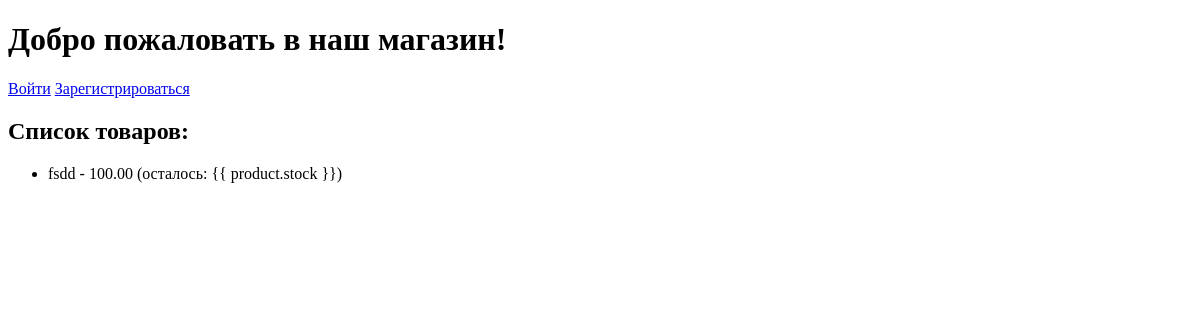
Before: / with the older database file.
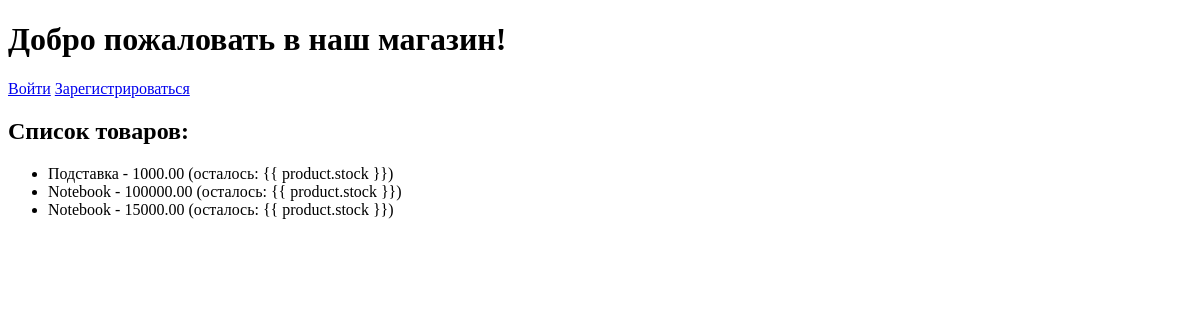
After: the same page with the newer database file.
### myapp/models.py (models this page shows, shortened)
class Product(models.Model):
    name = models.CharField(max_length=255)
    description = models.TextField()
    price = models.DecimalField(max_digits=10, decimal_places=2)
    image = models.ImageField(upload_to='products_images/', blank=True, null=True)
    stock_quantity = models.PositiveIntegerField(default=1000)

### myapp/views.py (the view)
# urls.py: path('', views.index, name='index'),
def index (request):
    products = Product.objects.all()
    return render(request, 'myapp/index.html', {'products':products})

### myapp/templates/myapp/index.html (shortened to what this page needs)
<!DOCTYPE html>
<html lang="ru">
    <head>
    </head>
    <body>
        <h1>Добро пожаловать в наш магазин!</h1>
        {% if user.is_authenticated %}
        <p>Добро пожаловать, {{ user.username }}!</p>
        <form method="POST" action="{% url 'logout' %}">
            {% csrf_token %}
            <button type="submit">Выйти</button>
        </form>
        {% else %}
        <a href="{% url 'login' %}">Войти</a>
        <a href="{% url 'register' %}">Зарегистрироваться</a>
        {% endif %}
        <h2>Список товаров:</h2>
        <ul>
            {% for product in products %}
            <li>
                {{ product.name }} - {{ product.price }} (осталось: {{
                product.stock }})
            </li>
            {% endfor %}
        </ul>
    </body>
</html>

Changed rows visible on the page:
removed Product: name "fsdd", price "100.00"
added Product: name "Подставка", price "1000.00"
added Product: name "Notebook", price "100000.00"
added Product: name "Notebook", price "15000.00"
